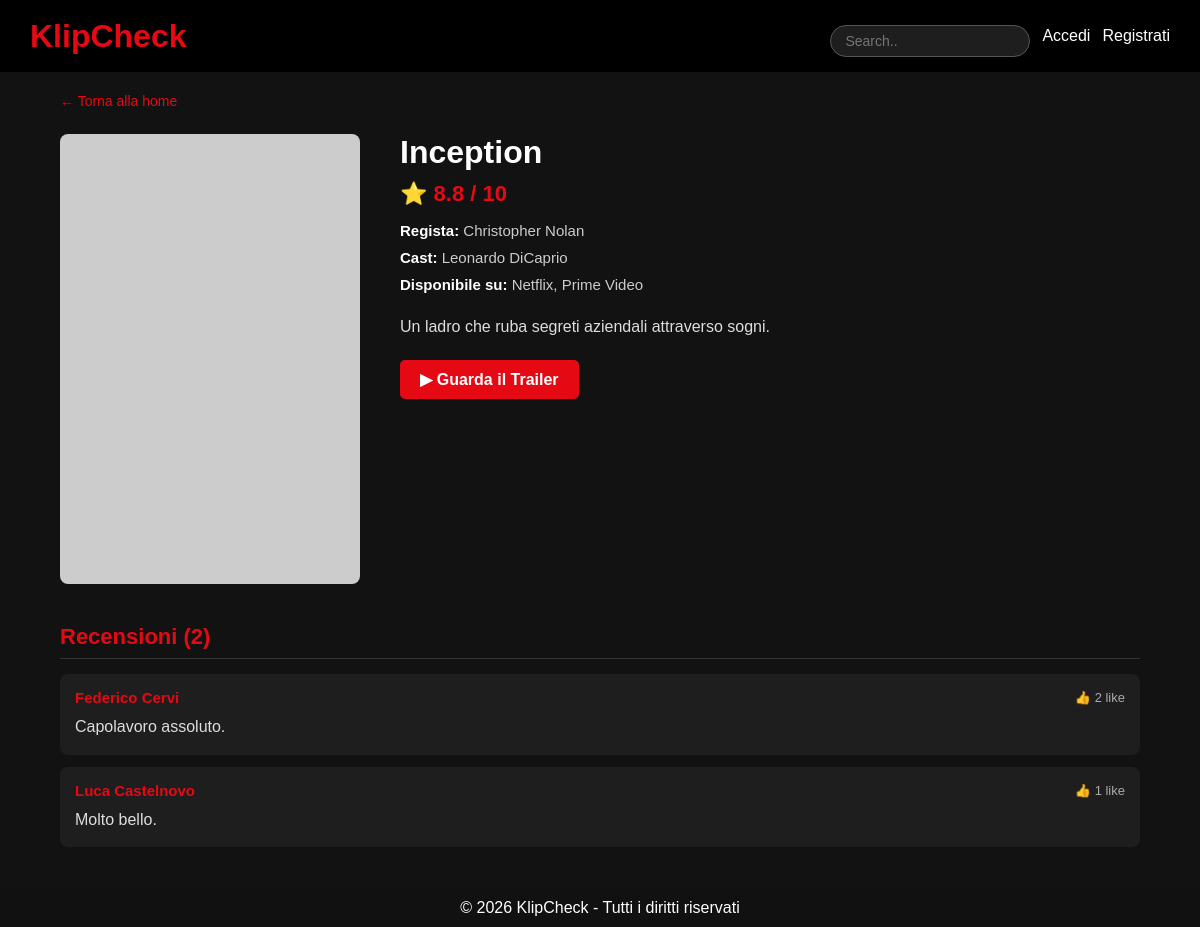
/KlipCheck/film.php?id=1, run on the app's committed database.
### tables this page shows
CREATE TABLE film (
  id INT AUTO_INCREMENT PRIMARY KEY,
  titolo VARCHAR(40) NOT NULL,
  trama TEXT NOT NULL,
  locandina VARCHAR(100),
  trailer VARCHAR(100),
  piattaforme VARCHAR(100),
  cast TEXT,
  regista VARCHAR(50)
);

CREATE TABLE recensione (
  id INT AUTO_INCREMENT PRIMARY KEY,
  testo VARCHAR(1020) NOT NULL,
  utente_id INT NOT NULL,
  film_id INT NOT NULL,
  FOREIGN KEY (utente_id) REFERENCES utente(id) ON DELETE CASCADE,
  FOREIGN KEY (film_id) REFERENCES film(id) ON DELETE CASCADE
);

CREATE TABLE utente (
  id INT AUTO_INCREMENT PRIMARY KEY,
  username VARCHAR(30) NOT NULL,
  password VARCHAR(50) NOT NULL,
  grado ENUM('visualizzatore','registrato','admin') NOT NULL,
  email VARCHAR(50) NOT NULL
);

### KlipCheck/film.php (the view, shortened to what this page needs)
<?php
$host    = 'localhost';
$db      = 'klipcheckdb';
$user    = 'root';
$pass    = 'mysql';
$charset = 'utf8mb4';
try {
    $pdo = new PDO(
        "mysql:host=$host;dbname=$db;charset=$charset",
        $user, $pass,
        [PDO::ATTR_ERRMODE => PDO::ERRMODE_EXCEPTION]
    );
} catch (PDOException $e) {
    die("Connessione fallita: " . $e->getMessage());
}
$id = isset($_GET['id']) ? (int)$_GET['id'] : 0;
$stmt = $pdo->prepare("
    SELECT f.*, AVG(CAST(v.valore AS DECIMAL(4,1))) AS voto_medio
    FROM film f
    LEFT JOIN valutazione v ON v.film_id = f.id
    WHERE f.id = :id
    GROUP BY f.id
");
$stmt->execute([':id' => $id]);
$film = $stmt->fetch(PDO::FETCH_ASSOC);
$stmtRec = $pdo->prepare("
    SELECT r.id, r.testo, u.username,
           COUNT(m.id) AS num_like
    FROM recensione r
    JOIN utente u ON u.id = r.utente_id
    LEFT JOIN mipiace m ON m.recensione_id = r.id
    WHERE r.film_id = :id
    GROUP BY r.id
    ORDER BY num_like DESC, r.id DESC
");
$stmtRec->execute([':id' => $id]);
$recensioni = $stmtRec->fetchAll(PDO::FETCH_ASSOC);
$locandina = $film['locandina'];
if ($locandina && !str_starts_with($locandina, 'http')) {
    $locandina = 'img/' . $locandina;
    if (!file_exists($locandina)) {
        $locandina = 'https://via.placeholder.com/300x450?text=' . urlencode($film['titolo']);
    }
} elseif (!$locandina) {
    $locandina = 'https://via.placeholder.com/300x450?text=' . urlencode($film['titolo']);
}
$voto = $film['voto_medio'] !== null
    ? number_format($film['voto_medio'], 1)
    : 'Nessun voto';
?>
<!DOCTYPE html>
<html lang="it">
<head>
    <link rel="stylesheet" href="../style.css">
</head>
<body>
    <header>
        <h1>KlipCheck</h1>
        <nav>
            <input type="text" placeholder="Search.." onkeydown="if(event.key==='Enter') window.location='../index.php?q='+this.value">
            <a href="../login/Accesso.php">Accedi</a>
            <a href="../login/Registrazione.php">Registrati</a>
        </nav>
    </header>
    <div class="container">
        <a href="../index.php" class="back-link">← Torna alla home</a>
        <div class="film-detail">
            <img src="<?= htmlspecialchars($locandina) ?>" alt="<?= htmlspecialchars($film['titolo']) ?>">
            <div class="film-meta">
                <h1><?= htmlspecialchars($film['titolo']) ?></h1>
                <div class="rating">⭐ <?= $voto ?> / 10</div>
                <?php if ($film['regista']): ?>
                    <div class="meta-row">
                        <strong>Regista:</strong> <?= htmlspecialchars($film['regista']) ?>
                    </div>
                <?php endif; ?>
                <?php if ($film['cast']): ?>
                    <div class="meta-row">
                        <strong>Cast:</strong> <?= htmlspecialchars($film['cast']) ?>
                    </div>
                <?php endif; ?>
                <?php if ($film['piattaforme']): ?>
                    <div class="meta-row">
                        <strong>Disponibile su:</strong> <?= htmlspecialchars($film['piattaforme']) ?>
                    </div>
                <?php endif; ?>
                <?php if ($film['trama']): ?>
                    <p class="trama"><?= nl2br(htmlspecialchars($film['trama'])) ?></p>
                <?php endif; ?>
                <?php if ($film['trailer']): ?>
                    <a href="<?= htmlspecialchars($film['trailer']) ?>" target="_blank" class="trailer-btn">
                        ▶ Guarda il Trailer
                    </a>
                <?php endif; ?>
            </div>
        </div>
        <h2 class="section-title">Recensioni (<?= count($recensioni) ?>)</h2>
        <?php if (empty($recensioni)): ?>
            <p class="no-reviews">Nessuna recensione ancora. Sii il primo!</p>
        <?php else: ?>
            <?php foreach ($recensioni as $rec): ?>
                <div class="review">
                    <div class="review-header">
                        <strong><?= htmlspecialchars($rec['username']) ?></strong>
                        <span class="review-likes">👍 <?= $rec['num_like'] ?> like</span>
                    </div>
                    <p><?= nl2br(htmlspecialchars($rec['testo'])) ?></p>
                </div>
            <?php endforeach; ?>
        <?php endif; ?>
    </div>
    <footer>
        <p>© 2026 KlipCheck - Tutti i diritti riservati</p>
    </footer>
</body>
</html>

### KlipCheck/style.css (style rules this page uses)
* { margin: 0; padding: 0; box-sizing: border-box; }
body { font-family: Arial, sans-serif; background-color: #121212; color: #ffffff; margin: 0; padding-bottom: 60px; }
header { background-color: #000; padding: 15px 30px; display: flex; justify-content: space-between; align-items: center; }
header h1 { color: #e50914; }
nav { display: flex; align-items: center; gap: 12px; }
nav a { color: white; text-decoration: none; }
nav input[type="text"] { padding: 7px 14px; border-radius: 20px; border: 1px solid #555; background-color: #1e1e1e; color: white; font-size: 14px; outline: none; transition: border 0.2s; width: 200px; }
.container { width: 90%; margin: 20px auto; }
.rating { margin-top: 8px; color: #e50914; font-weight: bold; }
input, textarea { width: 100%; padding: 8px; margin-top: 10px; border-radius: 5px; border: none; }
.review { background-color: #1e1e1e; padding: 10px; border-radius: 5px; margin-top: 10px; }
footer { position: fixed; bottom: 0; left: 0; width: 100%; background-color: #111; color: white; text-align: center; padding: 10px; }

### KlipCheck/film.php (style rules this page uses)
.film-detail { display: flex; gap: 40px; margin-bottom: 40px; flex-wrap: wrap; }
.film-detail img { width: 300px; height: 450px; object-fit: cover; border-radius: 8px; flex-shrink: 0; }
.film-meta { flex: 1; min-width: 250px; }
.film-meta h1 { font-size: 32px; margin-bottom: 10px; color: #fff; }
.film-meta .rating { font-size: 22px; margin-bottom: 15px; }
.film-meta .meta-row { margin-bottom: 10px; color: #ccc; font-size: 15px; }
.film-meta .meta-row strong { color: #fff; }
.trama { margin-top: 20px; line-height: 1.7; color: #ddd; }
.trailer-btn { display: inline-block; margin-top: 20px; padding: 10px 20px; background-color: #e50914; color: white; border-radius: 5px; text-decoration: none; font-weight: bold; transition: background-color 0.2s; }
.section-title { font-size: 22px; color: #e50914; margin-bottom: 15px; border-bottom: 1px solid #333; padding-bottom: 8px; }
.review { background-color: #1e1e1e; padding: 15px; border-radius: 8px; margin-bottom: 12px; }
.review-header { display: flex; justify-content: space-between; align-items: center; margin-bottom: 8px; }
.review-header strong { color: #e50914; font-size: 15px; }
.review-likes { color: #aaa; font-size: 13px; }
.review p { color: #ddd; line-height: 1.6; }
.back-link { display: inline-block; margin-bottom: 25px; color: #e50914; text-decoration: none; font-size: 14px; }

### data on the page
film: titolo "Inception", regista "Christopher Nolan", cast "Leonardo DiCaprio", piattaforme "Netflix, Prime Video", trama "Un ladro che ruba segreti aziendali attraverso sogni."
recensione: utente.username "Federico Cervi", num_like "2", testo "Capolavoro assoluto."
recensione: utente.username "Luca Castelnovo", num_like "1", testo "Molto bello."

### other printed values
$voto "8.8"
count($recensioni) "2"
